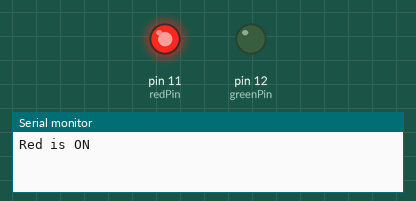
Simulated run of this sketch. Board: Arduino Uno, built with avr-gcc and run on an emulated ATmega328P. On the bench: output pins drawn as LEDs (lit = HIGH), the last lines printed to the serial monitor.

Above: at 0.2 s.
At 3.2 s:
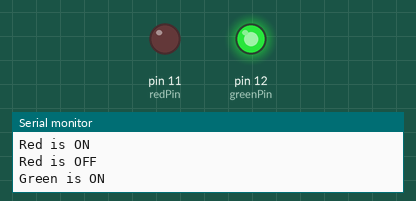
At 6.7 s:
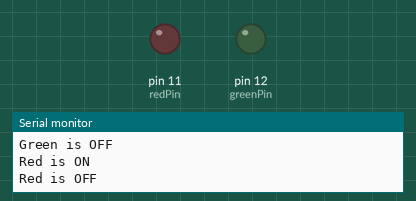
Timing chart, 0 to 7.8 s (numbered marks = the images above):
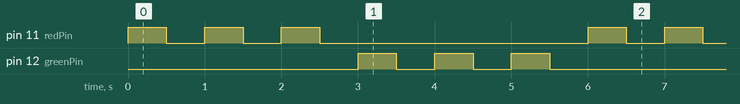

The sketch:

training_1.ino
```cpp
int redPin = 11;
int greenPin = 12;
int sleepTime = 500;
String redMsgOn = "Red is ON";
String redMsgOff = "Red is OFF";
//int serialPort = 115200;

void setup() {
  // put your setup code here, to run once:
  Serial.begin(115200);
  pinMode(redPin, OUTPUT);
  pinMode(greenPin, OUTPUT);
}

void loop() {
  // put your main code here, to run repeatedly:
  for(int i=0; i<3; i=i+1){
    digitalWrite(redPin, HIGH);
    Serial.println(redMsgOn);
    delay(sleepTime);
    digitalWrite(redPin, LOW);
    Serial.println(redMsgOff);
    delay(sleepTime);
  }

  for(int j=0; j<3; j=j+1){
    digitalWrite(greenPin, HIGH);
    Serial.println("Green is ON");
    delay(sleepTime);
    digitalWrite(greenPin, LOW);
    Serial.println("Green is OFF");
    delay(sleepTime);
  }
}
```

Measured:
- by itself, pin 11 (redPin), pin 12 (greenPin): repeats every 6.0 s: 2 × (LOW 0.50 s, HIGH 0.50 s), LOW 3.5 s, HIGH 0.50 s
- by itself, everything shown: repeats every 6.0 s, in 12 steps
